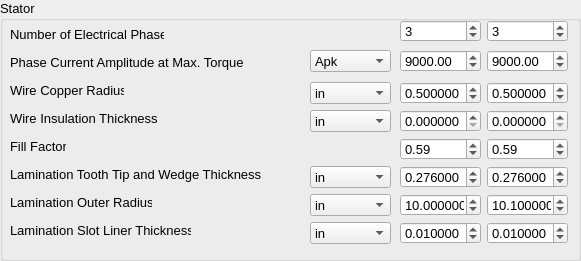
     <widget class="QGroupBox" name="groupBox_2">
      <property name="geometry">
       <rect>
        <x>9</x>
        <y>250</y>
        <width>581</width>
        <height>261</height>
       </rect>
      </property>
      <property name="font">
       <font>
        <pointsize>10</pointsize>
       </font>
      </property>
      <property name="title">
       <string>Stator</string>
      </property>
      <widget class="QLabel" name="label_8">
       <property name="geometry">
        <rect>
         <x>10</x>
         <y>26</y>
         <width>154</width>
         <height>16</height>
        </rect>
       </property>
       <property name="text">
        <string>Number of Electrical Phase</string>
       </property>
      </widget>
      <widget class="QSpinBox" name="I_NumElecPhase_1">
       <property name="geometry">
        <rect>
         <x>400</x>
         <y>20</y>
         <width>81</width>
         <height>22</height>
        </rect>
       </property>
       <property name="value">
        <number>3</number>
       </property>
      </widget>
      <widget class="QSpinBox" name="I_NumElecPhase_2">
       <property name="geometry">
        <rect>
         <x>487</x>
         <y>20</y>
         <width>81</width>
         <height>22</height>
        </rect>
       </property>
       <property name="value">
        <number>3</number>
       </property>
      </widget>
      <widget class="QLabel" name="label_9">
       <property name="geometry">
        <rect>
         <x>10</x>
         <y>54</y>
         <width>234</width>
         <height>16</height>
        </rect>
       </property>
       <property name="text">
        <string>Phase Current Amplitude at Max. Torque</string>
       </property>
      </widget>
      <widget class="QDoubleSpinBox" name="R_PhaseCurrentAmp_1">
       <property name="geometry">
        <rect>
         <x>400</x>
         <y>50</y>
         <width>81</width>
         <height>22</height>
        </rect>
       </property>
       <property name="maximum">
        <double>100000.000000000000000</double>
       </property>
       <property name="singleStep">
        <double>0.000100000000000</double>
       </property>
       <property name="value">
        <double>9000.000000000000000</double>
       </property>
      </widget>
      <widget class="QDoubleSpinBox" name="R_PhaseCurrentAmp_2">
       <property name="geometry">
        <rect>
         <x>487</x>
         <y>50</y>
         <width>81</width>
         <height>22</height>
        </rect>
       </property>
       <property name="maximum">
        <double>100000.000000000000000</double>
       </property>
       <property name="singleStep">
        <double>0.000100000000000</double>
       </property>
       <property name="value">
        <double>9000.000000000000000</double>
       </property>
      </widget>
      <widget class="QLabel" name="label_10">
       <property name="geometry">
        <rect>
         <x>10</x>
         <y>82</y>
         <width>114</width>
         <height>16</height>
        </rect>
       </property>
       <property name="text">
        <string>Wire Copper Radius</string>
       </property>
      </widget>
      <widget class="QComboBox" name="R_WireCopperR_unit">
       <property name="geometry">
        <rect>
         <x>310</x>
         <y>82</y>
         <width>81</width>
         <height>22</height>
        </rect>
       </property>
       <item>
        <property name="text">
         <string>in</string>
        </property>
       </item>
       <item>
        <property name="text">
         <string>m</string>
        </property>
       </item>
       <item>
        <property name="text">
         <string>mm</string>
        </property>
       </item>
      </widget>
      <widget class="QDoubleSpinBox" name="R_WireCopperR_1">
       <property name="geometry">
        <rect>
         <x>400</x>
         <y>82</y>
         <width>81</width>
         <height>22</height>
        </rect>
       </property>
       <property name="decimals">
        <number>6</number>
       </property>
       <property name="singleStep">
        <double>0.000100000000000</double>
       </property>
       <property name="value">
        <double>0.500000000000000</double>
       </property>
      </widget>
      <widget class="QDoubleSpinBox" name="R_WireCopperR_2">
       <property name="geometry">
        <rect>
         <x>487</x>
         <y>82</y>
         <width>81</width>
         <height>22</height>
        </rect>
       </property>
       <property name="decimals">
        <number>6</number>
       </property>
       <property name="singleStep">
        <double>0.000100000000000</double>
       </property>
       <property name="value">
        <double>0.500000000000000</double>
       </property>
      </widget>
      <widget class="QLabel" name="label_11">
       <property name="geometry">
        <rect>
         <x>10</x>
         <y>110</y>
         <width>147</width>
         <height>16</height>
        </rect>
       </property>
       <property name="text">
        <string>Wire Insulation Thickness</string>
       </property>
      </widget>
      <widget class="QComboBox" name="R_InsulThick_unit">
       <property name="geometry">
        <rect>
         <x>310</x>
         <y>110</y>
         <width>81</width>
         <height>22</height>
        </rect>
       </property>
       <item>
        <property name="text">
         <string>in</string>
        </property>
       </item>
       <item>
        <property name="text">
         <string>m</string>
        </property>
       </item>
       <item>
        <property name="text">
         <string>mm</string>
        </property>
       </item>
      </widget>
      <widget class="QDoubleSpinBox" name="R_InsulThick_1">
       <property name="geometry">
        <rect>
         <x>400</x>
         <y>110</y>
         <width>81</width>
         <height>22</height>
        </rect>
       </property>
       <property name="decimals">
        <number>6</number>
       </property>
       <property name="singleStep">
        <double>0.000100000000000</double>
       </property>
      </widget>
      <widget class="QDoubleSpinBox" name="R_InsulThick_2">
       <property name="geometry">
        <rect>
         <x>487</x>
         <y>110</y>
         <width>81</width>
         <height>22</height>
        </rect>
       </property>
       <property name="decimals">
        <number>6</number>
       </property>
       <property name="singleStep">
        <double>0.000100000000000</double>
       </property>
      </widget>
      <widget class="QLabel" name="label_12">
       <property name="geometry">
        <rect>
         <x>10</x>
         <y>138</y>
         <width>56</width>
         <height>16</height>
        </rect>
       </property>
       <property name="text">
        <string>Fill Factor</string>
       </property>
      </widget>
      <widget class="QDoubleSpinBox" name="R_FillFactor_1">
       <property name="geometry">
        <rect>
         <x>400</x>
         <y>138</y>
         <width>81</width>
         <height>22</height>
        </rect>
       </property>
       <property name="singleStep">
        <double>0.010000000000000</double>
       </property>
       <property name="value">
        <double>0.590000000000000</double>
       </property>
      </widget>
      <widget class="QDoubleSpinBox" name="R_FillFactor_2">
       <property name="geometry">
        <rect>
         <x>487</x>
         <y>138</y>
         <width>81</width>
         <height>22</height>
        </rect>
       </property>
       <property name="singleStep">
        <double>0.010000000000000</double>
       </property>
       <property name="value">
        <double>0.590000000000000</double>
       </property>
      </widget>
      <widget class="QLabel" name="label_13">
       <property name="geometry">
        <rect>
         <x>10</x>
         <y>166</y>
         <width>251</width>
         <height>16</height>
        </rect>
       </property>
       <property name="text">
        <string>Lamination Tooth Tip and Wedge Thickness</string>
       </property>
      </widget>
      <widget class="QComboBox" name="R_LaminatToothWedgeThickness_unit">
       <property name="geometry">
        <rect>
         <x>310</x>
         <y>166</y>
         <width>81</width>
         <height>22</height>
        </rect>
       </property>
       <item>
        <property name="text">
         <string>in</string>
        </property>
       </item>
       <item>
        <property name="text">
         <string>m</string>
        </property>
       </item>
       <item>
        <property name="text">
         <string>mm</string>
        </property>
       </item>
      </widget>
      <widget class="QDoubleSpinBox" name="R_LaminatToothWedgeThickness_1">
       <property name="geometry">
        <rect>
         <x>400</x>
         <y>166</y>
         <width>81</width>
         <height>22</height>
        </rect>
       </property>
       <property name="decimals">
        <number>6</number>
       </property>
       <property name="singleStep">
        <double>0.000100000000000</double>
       </property>
       <property name="value">
        <double>0.276000000000000</double>
       </property>
      </widget>
      <widget class="QDoubleSpinBox" name="R_LaminatToothWedgeThickness_2">
       <property name="geometry">
        <rect>
         <x>487</x>
         <y>166</y>
         <width>81</width>
         <height>22</height>
        </rect>
       </property>
       <property name="decimals">
        <number>6</number>
       </property>
       <property name="singleStep">
        <double>0.000100000000000</double>
       </property>
       <property name="value">
        <double>0.276000000000000</double>
       </property>
      </widget>
      <widget class="QLabel" name="label_14">
       <property name="geometry">
        <rect>
         <x>10</x>
         <y>194</y>
         <width>142</width>
         <height>16</height>
        </rect>
       </property>
       <property name="text">
        <string>Lamination Outer Radius</string>
       </property>
      </widget>
      <widget class="QComboBox" name="R_LaminatR_unit">
       <property name="geometry">
        <rect>
         <x>310</x>
         <y>194</y>
         <width>81</width>
         <height>22</height>
        </rect>
       </property>
       <item>
        <property name="text">
         <string>in</string>
        </property>
       </item>
       <item>
        <property name="text">
         <string>m</string>
        </property>
       </item>
       <item>
        <property name="text">
         <string>mm</string>
        </property>
       </item>
      </widget>
      <widget class="QDoubleSpinBox" name="R_LaminatR_1">
       <property name="geometry">
        <rect>
         <x>400</x>
         <y>194</y>
         <width>81</width>
         <height>22</height>
        </rect>
       </property>
       <property name="decimals">
        <number>6</number>
       </property>
       <property name="singleStep">
        <double>0.000100000000000</double>
       </property>
       <property name="value">
        <double>10.000000000000000</double>
       </property>
      </widget>
      <widget class="QDoubleSpinBox" name="R_LaminatR_2">
       <property name="geometry">
        <rect>
         <x>487</x>
         <y>194</y>
         <width>81</width>
         <height>22</height>
        </rect>
       </property>
       <property name="decimals">
        <number>6</number>
       </property>
       <property name="singleStep">
        <double>0.000100000000000</double>
       </property>
       <property name="value">
        <double>10.100000000000000</double>
       </property>
      </widget>
      <widget class="QLabel" name="label_15">
       <property name="geometry">
        <rect>
         <x>10</x>
         <y>222</y>
         <width>181</width>
         <height>16</height>
        </rect>
       </property>
       <property name="text">
        <string>Lamination Slot Liner Thickness</string>
       </property>
      </widget>
      <widget class="QComboBox" name="R_LamSlotLinerThick_unit">
       <property name="geometry">
        <rect>
         <x>310</x>
         <y>222</y>
         <width>81</width>
         <height>22</height>
        </rect>
       </property>
       <item>
        <property name="text">
         <string>in</string>
        </property>
       </item>
       <item>
        <property name="text">
         <string>m</string>
        </property>
       </item>
       <item>
        <property name="text">
         <string>mm</string>
        </property>
       </item>
      </widget>
      <widget class="QDoubleSpinBox" name="R_LamSlotLinerThick_1">
       <property name="geometry">
        <rect>
         <x>400</x>
         <y>222</y>
         <width>81</width>
         <height>22</height>
        </rect>
       </property>
       <property name="decimals">
        <number>6</number>
       </property>
       <property name="singleStep">
        <double>0.000100000000000</double>
       </property>
       <property name="value">
        <double>0.010000000000000</double>
       </property>
      </widget>
      <widget class="QDoubleSpinBox" name="R_LamSlotLinerThick_2">
       <property name="geometry">
        <rect>
         <x>487</x>
         <y>222</y>
         <width>81</width>
         <height>22</height>
        </rect>
       </property>
       <property name="decimals">
        <number>6</number>
       </property>
       <property name="singleStep">
        <double>0.000100000000000</double>
       </property>
       <property name="value">
        <double>0.010000000000000</double>
       </property>
      </widget>
      <widget class="QComboBox" name="R_PhaseCurrentAmp_unit">
       <property name="geometry">
        <rect>
         <x>310</x>
         <y>50</y>
         <width>81</width>
         <height>22</height>
        </rect>
       </property>
       <item>
        <property name="text">
         <string>Apk</string>
        </property>
       </item>
      </widget>
     </widget>
